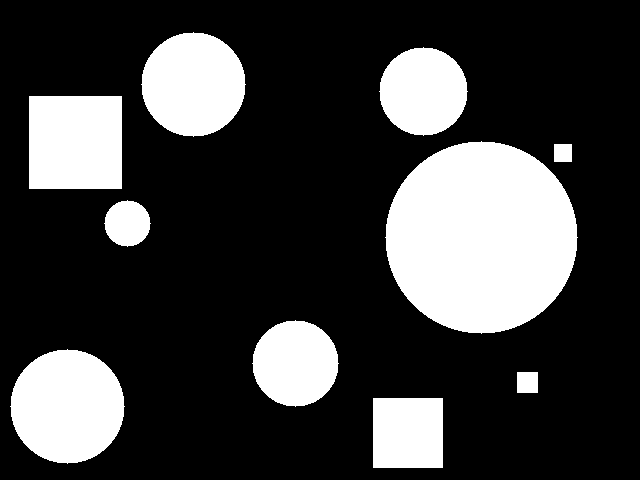
%> input picture Kato MATLAB/MATLAB_CENTRAL/MATLAB高速化/JP2012_0114 Demo/3_CirclesAndSquares/image01.png, 640 x 480 px
$ octave findshapes_script_demo.m   (GNU Octave 9; MATLAB toolbox functions it lacks are replaced by stand-ins)
%> lines starting %> are read from the running program, lines starting %| are printed output that depends on the picture; in (x1, y1, x2, y2) boxes, pixels count from 0 and x2, y2 are one past the last pixel; in counts of white or black regions, pixels touching at a corner belong together; the program's own positions count from 1
%% 画像読み込み
    filename = ['image01.png'];
    I = imread(filename);
%> I: size 480x640 logical; 24.6% white; 10 white regions
    figure;
    imshow(I);
    hold on;

%% 画像の形状解析
R = regionprops(I,'boundingbox','area');
%> R = 10 regions; largest, box (x1, y1, x2, y2) and Area: (385, 141, 578, 334) 28917, (10, 349, 125, 464) 10189, (29, 96, 122, 189) 8649, (141, 32, 246, 137) 8497, (379, 47, 468, 136) 6077
B = bwboundaries(I);
%> B = 10 boundaries; largest, box (x1, y1, x2, y2) and points: (385, 141, 578, 334) 541, (29, 96, 122, 189) 369, (10, 349, 125, 464) 321, (141, 32, 246, 137) 293, (373, 398, 443, 468) 277

metric = arrayfun(@(n) prod(R(n).BoundingBox(3:4)) ./ R(n).Area, 1:numel(R));
%> metric = [1.3 1 1.34 1.3 1.31 1 1.3 1.29 1 1]

%% 結果を文字列に出す
DATA = '';
for j = 1:numel(R)
    if metric(j) == 1
        DATA = [DATA 9 'SQUARE' 9 ...
            num2str(R(j).BoundingBox(1)) 9 num2str(R(j).BoundingBox(2)) 9 num2str(round(R(j).BoundingBox(3)/2))];
            plot(B{j}(:,2),B{j}(:,1),'r','linewidth',2);
            plot(R(j).BoundingBox(1)+R(j).BoundingBox(3)/2, R(j).BoundingBox(2)+R(j).BoundingBox(4)/2,'r+','markersize',20);
    else
        DATA = [DATA 9 'CIRCLE' 9 ...
            num2str(R(j).BoundingBox(1)) 9 num2str(R(j).BoundingBox(2)) 9 num2str(round(R(j).BoundingBox(3)/2))];
        plot(B{j}(:,2),B{j}(:,1),'c','linewidth',2);
        plot(R(j).BoundingBox(1)+R(j).BoundingBox(3)/2, R(j).BoundingBox(2)+R(j).BoundingBox(4)/2,'c+','markersize',20);
    end
end
%> this loop made 10 passes
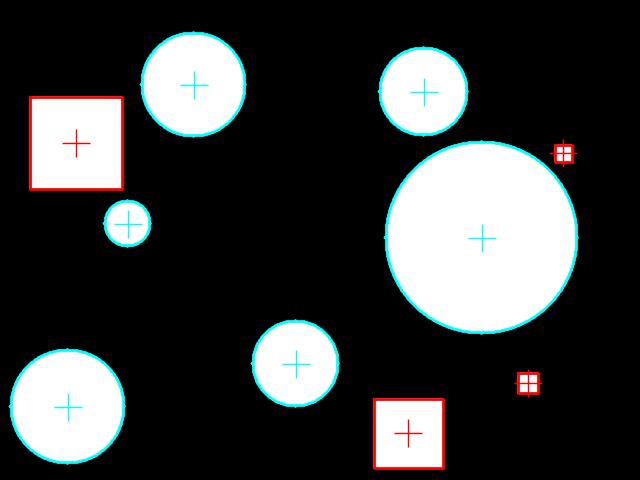
%> figure redrawn from the program's plot data

%text(0,0,cellstr([num2str(cell2mat(struct2cell(R)'),5)]),...
%    'color','g','vertical','top','fontname','courier new');

%% ファイル検索
disp(DATA)
%| 	CIRCLE	10.5	349.5	58	SQUARE	29.5	96.5	47	CIRCLE	104.5	200.5	24	CIRCLE	141.5	32.5	53	CIRCLE	252.5	320.5	44	SQUARE	373.5	398.5	35	CIRCLE	379.5	47.5	45	CIRCLE	385.5	141.5	97	SQUARE	517.5	372.5	11	SQUARE	554.5	144.5	9
%Bad
fid = fopen('database.txt','r');
%> (the run ends here)
